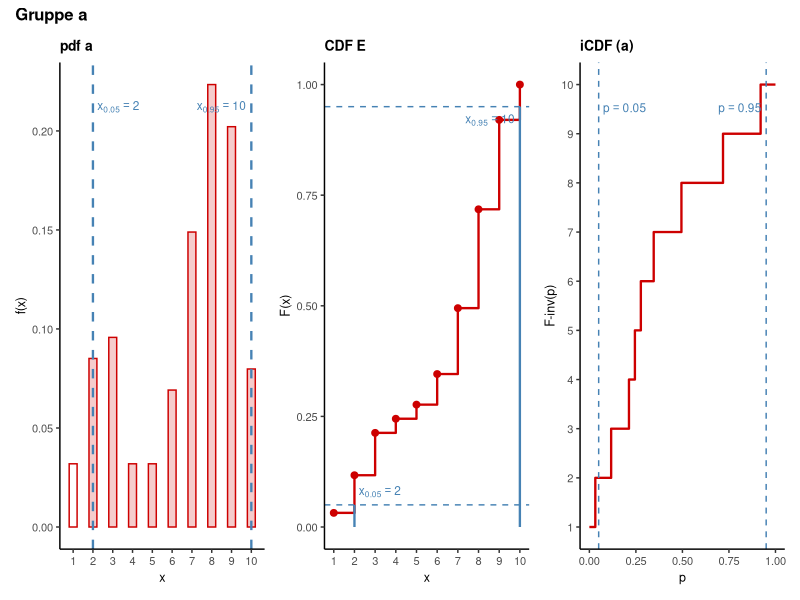
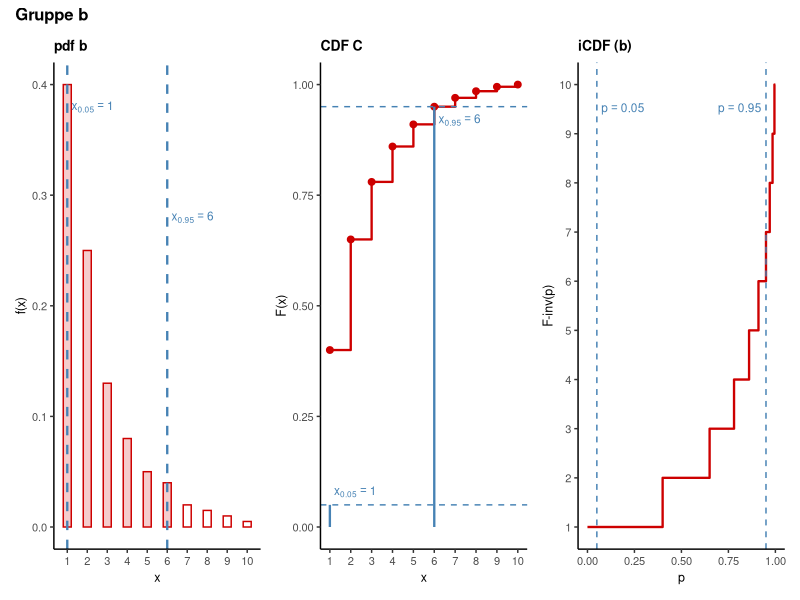
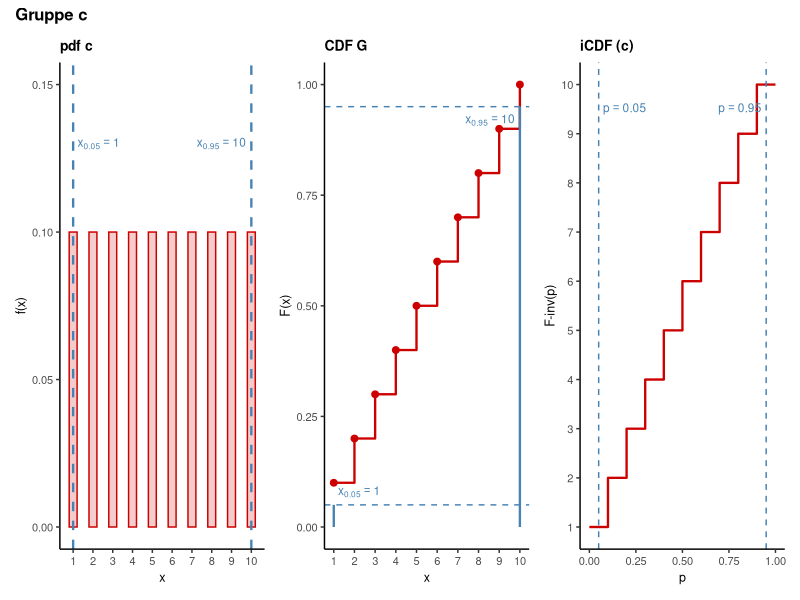
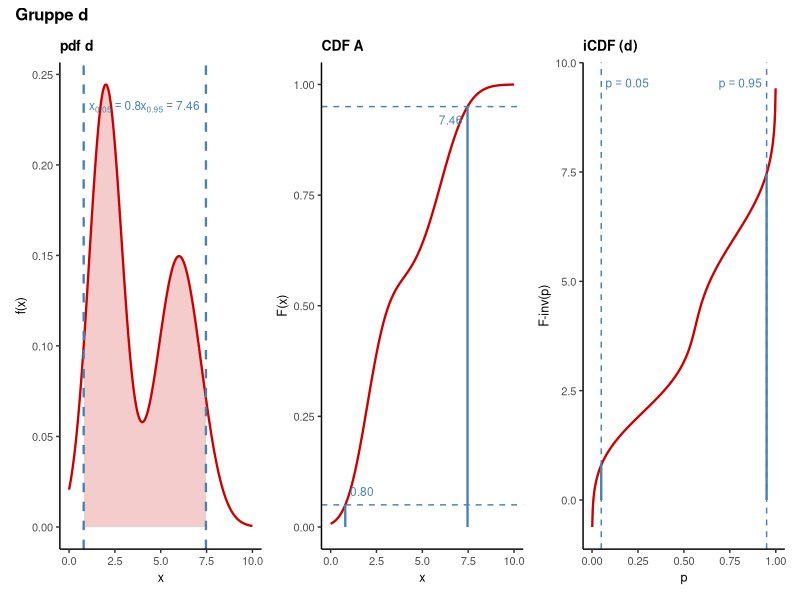
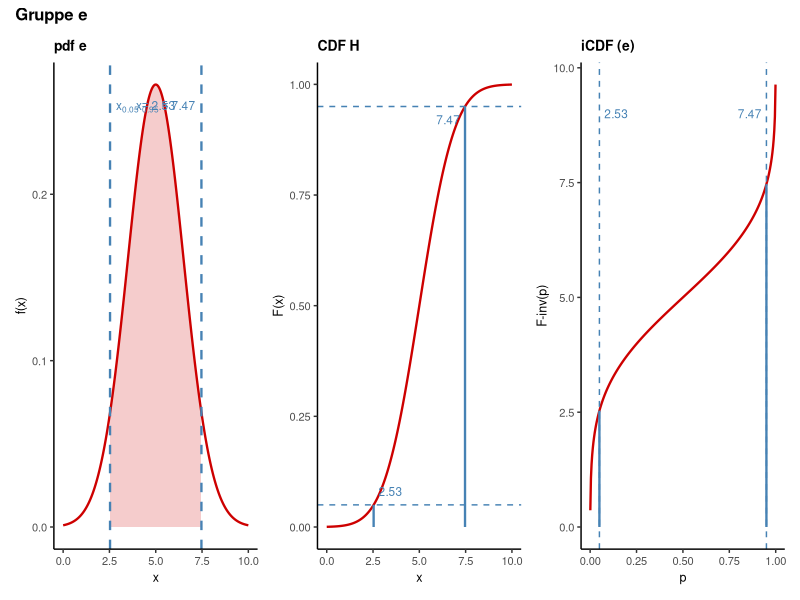
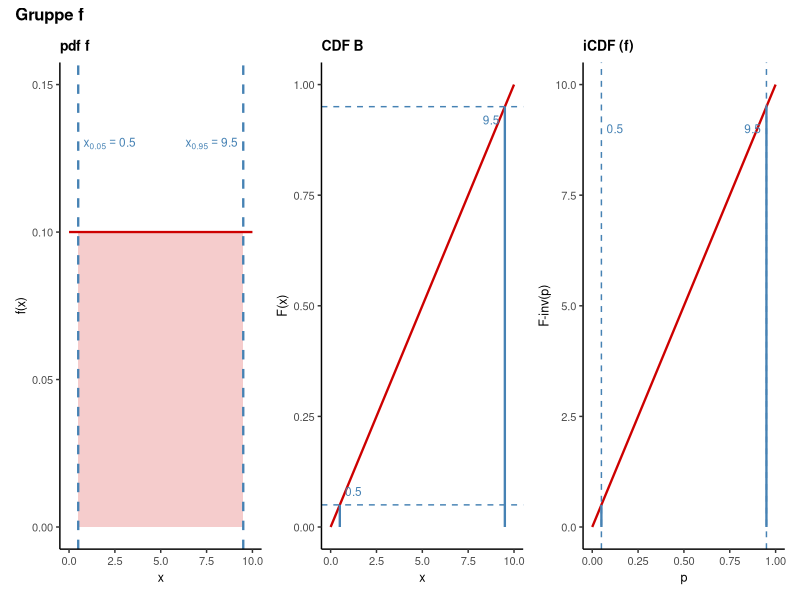
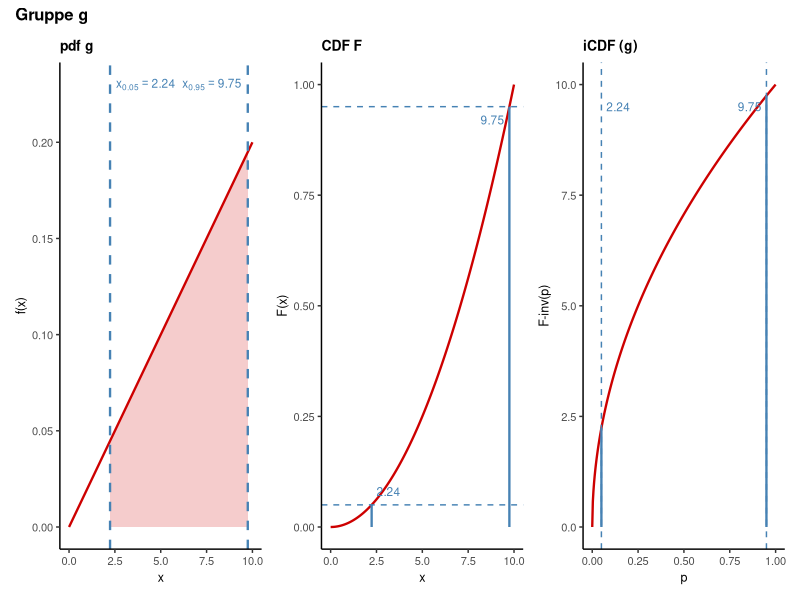
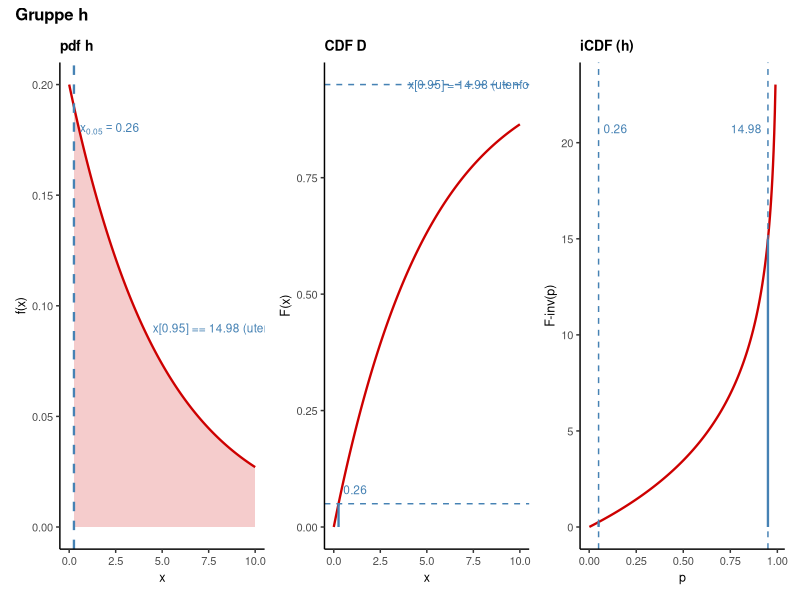

Recreate these plots in R, in order.
# ============================================================
# Oppgave 3g -- Symmetrisk 90% intervallestimat
# Genererer pdf, CDF og iCDF for alle 8 grupper
# med markerte 5. og 95. prosentiler
# ============================================================


install.packages(c("ggplot2", "patchwork", "scales"))

library(ggplot2)
library(patchwork)

col_curve <- "red3"
col_shade <- scales::alpha("red3", 0.2)
col_mark  <- "steelblue"

theme_oblig <- theme_classic() +
  theme(
    axis.title = element_text(size = 9),
    axis.text  = element_text(size = 8),
    plot.title = element_text(size = 10, face = "bold")
  )

# Hjelpefunksjon for segmenter (unngaar advarsler fra geom_segment med aes)
seg <- function(x1, y1, x2, y2, ...) {
  annotate("segment", x = x1, xend = x2, y = y1, yend = y2, ...)
}

# Lagringsfunksjon med feilhåndtering
lagre_gruppe <- function(navn, pdf_plot, cdf_plot, icdf_plot) {
  tryCatch({
    kombinert <- pdf_plot + cdf_plot + icdf_plot +
      plot_annotation(
        title = paste("Gruppe", navn),
        theme = theme(plot.title = element_text(size = 12, face = "bold"))
      )
    ggsave(paste0("gruppe_", navn, ".png"), kombinert,
           width = 12, height = 4, dpi = 150)
    message("OK: gruppe_", navn, ".png lagret")
  }, error = function(e) {
    message("FEIL gruppe ", navn, ": ", conditionMessage(e))
  })
}

# x-vektor for kontinuerlige fordelinger (brukes av d, e, f, g, h)
x_kont <- seq(0, 10, length.out = 500)

# ============================================================
# GRUPPE a -- Diskret, ujevn
# ============================================================
tryCatch({
  vals_a <- 1:10
  prob_a <- c(0.03, 0.08, 0.09, 0.03, 0.03, 0.065, 0.14, 0.21, 0.19, 0.075)
  prob_a <- prob_a / sum(prob_a)
  cdf_a  <- cumsum(prob_a)
  p05_a  <- min(vals_a[cdf_a >= 0.05])
  p95_a  <- min(vals_a[cdf_a >= 0.95])
  df_a   <- data.frame(x = vals_a, f = prob_a, F = cdf_a)
  
  pdf_a <- ggplot(df_a, aes(x, f)) +
    geom_bar(stat = "identity",
             fill  = ifelse(vals_a >= p05_a & vals_a <= p95_a, col_shade, "white"),
             color = col_curve, width = 0.4) +
    geom_vline(xintercept = c(p05_a, p95_a), color = col_mark,
               linetype = "dashed", linewidth = 0.8) +
    annotate("text", x = p05_a, y = max(prob_a) * 0.95,
             label = paste0("x[0.05]==", p05_a), parse = TRUE,
             hjust = -0.1, size = 3, color = col_mark) +
    annotate("text", x = p95_a, y = max(prob_a) * 0.95,
             label = paste0("x[0.95]==", p95_a), parse = TRUE,
             hjust = 1.1, size = 3, color = col_mark) +
    scale_x_continuous(breaks = 1:10) +
    labs(title = "pdf a", x = "x", y = "f(x)") + theme_oblig
  
  cdf_a_plot <- ggplot(df_a, aes(x, F)) +
    geom_step(color = col_curve, linewidth = 0.8) +
    geom_point(color = col_curve, size = 2) +
    geom_hline(yintercept = c(0.05, 0.95), color = col_mark, linetype = "dashed") +
    seg(p05_a, 0, p05_a, 0.05, color = col_mark, linewidth = 0.8) +
    seg(p95_a, 0, p95_a, 0.95, color = col_mark, linewidth = 0.8) +
    annotate("text", x = p05_a, y = 0.08,
             label = paste0("x[0.05]==", p05_a), parse = TRUE,
             hjust = -0.1, size = 3, color = col_mark) +
    annotate("text", x = p95_a, y = 0.92,
             label = paste0("x[0.95]==", p95_a), parse = TRUE,
             hjust = 1.1, size = 3, color = col_mark) +
    scale_x_continuous(breaks = 1:10) +
    labs(title = "CDF E", x = "x", y = "F(x)") + theme_oblig
  
  icdf_a_df <- data.frame(p = c(0, cdf_a), x = c(vals_a[1], vals_a))
  icdf_a_plot <- ggplot(icdf_a_df, aes(p, x)) +
    geom_step(color = col_curve, linewidth = 0.8, direction = "vh") +
    geom_vline(xintercept = c(0.05, 0.95), color = col_mark, linetype = "dashed") +
    annotate("text", x = 0.05, y = 9.5, label = "p==0.05", parse = TRUE,
             hjust = -0.1, size = 3, color = col_mark) +
    annotate("text", x = 0.95, y = 9.5, label = "p==0.95", parse = TRUE,
             hjust = 1.1, size = 3, color = col_mark) +
    scale_y_continuous(breaks = 1:10) +
    labs(title = "iCDF (a)", x = "p", y = "F-inv(p)") + theme_oblig
  
  lagre_gruppe("a", pdf_a, cdf_a_plot, icdf_a_plot)
}, error = function(e) message("FEIL gruppe a: ", e$message))

# ============================================================
# GRUPPE b -- Diskret, synkende
# ============================================================
tryCatch({
  vals_b <- 1:10
  prob_b <- c(0.40, 0.25, 0.13, 0.08, 0.05, 0.04, 0.02, 0.015, 0.01, 0.005)
  prob_b <- prob_b / sum(prob_b)
  cdf_b  <- cumsum(prob_b)
  p05_b  <- min(vals_b[cdf_b >= 0.05])
  p95_b  <- min(vals_b[cdf_b >= 0.95])
  df_b   <- data.frame(x = vals_b, f = prob_b, F = cdf_b)
  
  pdf_b <- ggplot(df_b, aes(x, f)) +
    geom_bar(stat = "identity",
             fill  = ifelse(vals_b >= p05_b & vals_b <= p95_b, col_shade, "white"),
             color = col_curve, width = 0.4) +
    geom_vline(xintercept = c(p05_b, p95_b), color = col_mark,
               linetype = "dashed", linewidth = 0.8) +
    annotate("text", x = p05_b, y = max(prob_b) * 0.95,
             label = paste0("x[0.05]==", p05_b), parse = TRUE,
             hjust = -0.1, size = 3, color = col_mark) +
    annotate("text", x = p95_b, y = max(prob_b) * 0.70,
             label = paste0("x[0.95]==", p95_b), parse = TRUE,
             hjust = -0.1, size = 3, color = col_mark) +
    scale_x_continuous(breaks = 1:10) +
    labs(title = "pdf b", x = "x", y = "f(x)") + theme_oblig
  
  cdf_b_plot <- ggplot(df_b, aes(x, F)) +
    geom_step(color = col_curve, linewidth = 0.8) +
    geom_point(color = col_curve, size = 2) +
    geom_hline(yintercept = c(0.05, 0.95), color = col_mark, linetype = "dashed") +
    seg(p05_b, 0, p05_b, 0.05, color = col_mark, linewidth = 0.8) +
    seg(p95_b, 0, p95_b, 0.95, color = col_mark, linewidth = 0.8) +
    annotate("text", x = p05_b, y = 0.08,
             label = paste0("x[0.05]==", p05_b), parse = TRUE,
             hjust = -0.1, size = 3, color = col_mark) +
    annotate("text", x = p95_b, y = 0.92,
             label = paste0("x[0.95]==", p95_b), parse = TRUE,
             hjust = -0.1, size = 3, color = col_mark) +
    scale_x_continuous(breaks = 1:10) +
    labs(title = "CDF C", x = "x", y = "F(x)") + theme_oblig
  
  icdf_b_df <- data.frame(p = c(0, cdf_b), x = c(vals_b[1], vals_b))
  icdf_b_plot <- ggplot(icdf_b_df, aes(p, x)) +
    geom_step(color = col_curve, linewidth = 0.8, direction = "vh") +
    geom_vline(xintercept = c(0.05, 0.95), color = col_mark, linetype = "dashed") +
    annotate("text", x = 0.05, y = 9.5, label = "p==0.05", parse = TRUE,
             hjust = -0.1, size = 3, color = col_mark) +
    annotate("text", x = 0.95, y = 9.5, label = "p==0.95", parse = TRUE,
             hjust = 1.1, size = 3, color = col_mark) +
    scale_y_continuous(breaks = 1:10) +
    labs(title = "iCDF (b)", x = "p", y = "F-inv(p)") + theme_oblig
  
  lagre_gruppe("b", pdf_b, cdf_b_plot, icdf_b_plot)
}, error = function(e) message("FEIL gruppe b: ", e$message))

# ============================================================
# GRUPPE c -- Diskret, uniform
# ============================================================
tryCatch({
  vals_c <- 1:10
  prob_c <- rep(0.1, 10)
  cdf_c  <- cumsum(prob_c)
  p05_c  <- min(vals_c[cdf_c >= 0.05])
  p95_c  <- min(vals_c[cdf_c >= 0.95])
  df_c   <- data.frame(x = vals_c, f = prob_c, F = cdf_c)
  
  pdf_c <- ggplot(df_c, aes(x, f)) +
    geom_bar(stat = "identity", fill = col_shade, color = col_curve, width = 0.4) +
    geom_vline(xintercept = c(p05_c, p95_c), color = col_mark,
               linetype = "dashed", linewidth = 0.8) +
    annotate("text", x = p05_c, y = 0.13,
             label = paste0("x[0.05]==", p05_c), parse = TRUE,
             hjust = -0.1, size = 3, color = col_mark) +
    annotate("text", x = p95_c, y = 0.13,
             label = paste0("x[0.95]==", p95_c), parse = TRUE,
             hjust = 1.1, size = 3, color = col_mark) +
    scale_x_continuous(breaks = 1:10) + ylim(0, 0.15) +
    labs(title = "pdf c", x = "x", y = "f(x)") + theme_oblig
  
  cdf_c_plot <- ggplot(df_c, aes(x, F)) +
    geom_step(color = col_curve, linewidth = 0.8) +
    geom_point(color = col_curve, size = 2) +
    geom_hline(yintercept = c(0.05, 0.95), color = col_mark, linetype = "dashed") +
    seg(p05_c, 0, p05_c, 0.05, color = col_mark, linewidth = 0.8) +
    seg(p95_c, 0, p95_c, 0.95, color = col_mark, linewidth = 0.8) +
    annotate("text", x = p05_c, y = 0.08,
             label = paste0("x[0.05]==", p05_c), parse = TRUE,
             hjust = -0.1, size = 3, color = col_mark) +
    annotate("text", x = p95_c, y = 0.92,
             label = paste0("x[0.95]==", p95_c), parse = TRUE,
             hjust = 1.1, size = 3, color = col_mark) +
    scale_x_continuous(breaks = 1:10) +
    labs(title = "CDF G", x = "x", y = "F(x)") + theme_oblig
  
  icdf_c_df <- data.frame(p = c(0, cdf_c), x = c(vals_c[1], vals_c))
  icdf_c_plot <- ggplot(icdf_c_df, aes(p, x)) +
    geom_step(color = col_curve, linewidth = 0.8, direction = "vh") +
    geom_vline(xintercept = c(0.05, 0.95), color = col_mark, linetype = "dashed") +
    annotate("text", x = 0.05, y = 9.5, label = "p==0.05", parse = TRUE,
             hjust = -0.1, size = 3, color = col_mark) +
    annotate("text", x = 0.95, y = 9.5, label = "p==0.95", parse = TRUE,
             hjust = 1.1, size = 3, color = col_mark) +
    scale_y_continuous(breaks = 1:10) +
    labs(title = "iCDF (c)", x = "p", y = "F-inv(p)") + theme_oblig
  
  lagre_gruppe("c", pdf_c, cdf_c_plot, icdf_c_plot)
}, error = function(e) message("FEIL gruppe c: ", e$message))

# ============================================================
# GRUPPE d -- Kontinuerlig, bimodal
# ============================================================
tryCatch({
  pdf_d_fun <- function(x) 0.55 * dnorm(x, 2, 0.9) + 0.45 * dnorm(x, 6, 1.2)
  cdf_d_fun <- function(x) 0.55 * pnorm(x, 2, 0.9) + 0.45 * pnorm(x, 6, 1.2)
  
  p05_d <- uniroot(function(x) cdf_d_fun(x) - 0.05, c(-5, 15))$root
  p95_d <- uniroot(function(x) cdf_d_fun(x) - 0.95, c(-5, 15))$root
  df_d  <- data.frame(x = x_kont, f = pdf_d_fun(x_kont), F = cdf_d_fun(x_kont))
  
  # iCDF via approxfun (unngaar uniroot-feil)
  x_vid     <- seq(-3, 13, length.out = 3000)
  icdf_d_fn <- approxfun(cdf_d_fun(x_vid), x_vid, rule = 2)
  p_seq_d   <- seq(0.001, 0.999, length.out = 400)
  df_icdf_d <- data.frame(p = p_seq_d, x = icdf_d_fn(p_seq_d))
  
  pdf_d <- ggplot(df_d, aes(x, f)) +
    geom_area(data = subset(df_d, x >= p05_d & x <= p95_d), fill = col_shade) +
    geom_line(color = col_curve, linewidth = 0.8) +
    geom_vline(xintercept = c(p05_d, p95_d), color = col_mark,
               linetype = "dashed", linewidth = 0.8) +
    annotate("text", x = p05_d, y = max(df_d$f) * 0.95,
             label = sprintf("x[0.05]==%.2f", p05_d), parse = TRUE,
             hjust = -0.1, size = 3, color = col_mark) +
    annotate("text", x = p95_d, y = max(df_d$f) * 0.95,
             label = sprintf("x[0.95]==%.2f", p95_d), parse = TRUE,
             hjust = 1.1, size = 3, color = col_mark) +
    labs(title = "pdf d", x = "x", y = "f(x)") + theme_oblig
  
  cdf_d_plot <- ggplot(df_d, aes(x, F)) +
    geom_line(color = col_curve, linewidth = 0.8) +
    geom_hline(yintercept = c(0.05, 0.95), color = col_mark, linetype = "dashed") +
    seg(p05_d, 0, p05_d, 0.05, color = col_mark, linewidth = 0.8) +
    seg(p95_d, 0, p95_d, 0.95, color = col_mark, linewidth = 0.8) +
    annotate("text", x = p05_d, y = 0.08,
             label = sprintf("%.2f", p05_d), hjust = -0.2, size = 3, color = col_mark) +
    annotate("text", x = p95_d, y = 0.92,
             label = sprintf("%.2f", p95_d), hjust = 1.2, size = 3, color = col_mark) +
    labs(title = "CDF A", x = "x", y = "F(x)") + theme_oblig
  
  icdf_d_plot <- ggplot(df_icdf_d, aes(p, x)) +
    geom_line(color = col_curve, linewidth = 0.8) +
    geom_vline(xintercept = c(0.05, 0.95), color = col_mark, linetype = "dashed") +
    seg(0.05, 0, 0.05, p05_d, color = col_mark, linewidth = 0.8) +
    seg(0.95, 0, 0.95, p95_d, color = col_mark, linewidth = 0.8) +
    annotate("text", x = 0.05, y = 9.5, label = "p==0.05", parse = TRUE,
             hjust = -0.1, size = 3, color = col_mark) +
    annotate("text", x = 0.95, y = 9.5, label = "p==0.95", parse = TRUE,
             hjust = 1.1, size = 3, color = col_mark) +
    labs(title = "iCDF (d)", x = "p", y = "F-inv(p)") + theme_oblig
  
  lagre_gruppe("d", pdf_d, cdf_d_plot, icdf_d_plot)
}, error = function(e) message("FEIL gruppe d: ", e$message))

# ============================================================
# GRUPPE e -- Normal(5, 1.5)
# ============================================================
tryCatch({
  mu_e <- 5; sigma_e <- 1.5
  p05_e <- qnorm(0.05, mu_e, sigma_e)
  p95_e <- qnorm(0.95, mu_e, sigma_e)
  df_e  <- data.frame(x = x_kont,
                      f = dnorm(x_kont, mu_e, sigma_e),
                      F = pnorm(x_kont, mu_e, sigma_e))
  p_seq_e   <- seq(0.001, 0.999, length.out = 300)
  df_icdf_e <- data.frame(p = p_seq_e, x = qnorm(p_seq_e, mu_e, sigma_e))
  
  pdf_e <- ggplot(df_e, aes(x, f)) +
    geom_area(data = subset(df_e, x >= p05_e & x <= p95_e), fill = col_shade) +
    geom_line(color = col_curve, linewidth = 0.8) +
    geom_vline(xintercept = c(p05_e, p95_e), color = col_mark,
               linetype = "dashed", linewidth = 0.8) +
    annotate("text", x = p05_e, y = max(df_e$f) * 0.95,
             label = sprintf("x[0.05]==%.2f", p05_e), parse = TRUE,
             hjust = -0.1, size = 3, color = col_mark) +
    annotate("text", x = p95_e, y = max(df_e$f) * 0.95,
             label = sprintf("x[0.95]==%.2f", p95_e), parse = TRUE,
             hjust = 1.1, size = 3, color = col_mark) +
    labs(title = "pdf e", x = "x", y = "f(x)") + theme_oblig
  
  cdf_e_plot <- ggplot(df_e, aes(x, F)) +
    geom_line(color = col_curve, linewidth = 0.8) +
    geom_hline(yintercept = c(0.05, 0.95), color = col_mark, linetype = "dashed") +
    seg(p05_e, 0, p05_e, 0.05, color = col_mark, linewidth = 0.8) +
    seg(p95_e, 0, p95_e, 0.95, color = col_mark, linewidth = 0.8) +
    annotate("text", x = p05_e, y = 0.08,
             label = sprintf("%.2f", p05_e), hjust = -0.2, size = 3, color = col_mark) +
    annotate("text", x = p95_e, y = 0.92,
             label = sprintf("%.2f", p95_e), hjust = 1.2, size = 3, color = col_mark) +
    labs(title = "CDF H", x = "x", y = "F(x)") + theme_oblig
  
  icdf_e_plot <- ggplot(df_icdf_e, aes(p, x)) +
    geom_line(color = col_curve, linewidth = 0.8) +
    geom_vline(xintercept = c(0.05, 0.95), color = col_mark, linetype = "dashed") +
    seg(0.05, 0, 0.05, p05_e, color = col_mark, linewidth = 0.8) +
    seg(0.95, 0, 0.95, p95_e, color = col_mark, linewidth = 0.8) +
    annotate("text", x = 0.05, y = 9,
             label = sprintf("%.2f", p05_e), hjust = -0.2, size = 3, color = col_mark) +
    annotate("text", x = 0.95, y = 9,
             label = sprintf("%.2f", p95_e), hjust = 1.2, size = 3, color = col_mark) +
    labs(title = "iCDF (e)", x = "p", y = "F-inv(p)") + theme_oblig
  
  lagre_gruppe("e", pdf_e, cdf_e_plot, icdf_e_plot)
}, error = function(e) message("FEIL gruppe e: ", e$message))

# ============================================================
# GRUPPE f -- Uniform(0, 10)
# ============================================================
tryCatch({
  p05_f <- qunif(0.05, 0, 10)
  p95_f <- qunif(0.95, 0, 10)
  df_f  <- data.frame(x = x_kont,
                      f = dunif(x_kont, 0, 10),
                      F = punif(x_kont, 0, 10))
  p_seq_f   <- seq(0, 1, length.out = 300)
  df_icdf_f <- data.frame(p = p_seq_f, x = qunif(p_seq_f, 0, 10))
  
  pdf_f <- ggplot(df_f, aes(x, f)) +
    geom_area(data = subset(df_f, x >= p05_f & x <= p95_f), fill = col_shade) +
    geom_line(color = col_curve, linewidth = 0.8) +
    geom_vline(xintercept = c(p05_f, p95_f), color = col_mark,
               linetype = "dashed", linewidth = 0.8) +
    annotate("text", x = p05_f, y = 0.13,
             label = sprintf("x[0.05]==%.1f", p05_f), parse = TRUE,
             hjust = -0.1, size = 3, color = col_mark) +
    annotate("text", x = p95_f, y = 0.13,
             label = sprintf("x[0.95]==%.1f", p95_f), parse = TRUE,
             hjust = 1.1, size = 3, color = col_mark) +
    ylim(0, 0.15) +
    labs(title = "pdf f", x = "x", y = "f(x)") + theme_oblig
  
  cdf_f_plot <- ggplot(df_f, aes(x, F)) +
    geom_line(color = col_curve, linewidth = 0.8) +
    geom_hline(yintercept = c(0.05, 0.95), color = col_mark, linetype = "dashed") +
    seg(p05_f, 0, p05_f, 0.05, color = col_mark, linewidth = 0.8) +
    seg(p95_f, 0, p95_f, 0.95, color = col_mark, linewidth = 0.8) +
    annotate("text", x = p05_f, y = 0.08,
             label = sprintf("%.1f", p05_f), hjust = -0.3, size = 3, color = col_mark) +
    annotate("text", x = p95_f, y = 0.92,
             label = sprintf("%.1f", p95_f), hjust = 1.3, size = 3, color = col_mark) +
    labs(title = "CDF B", x = "x", y = "F(x)") + theme_oblig
  
  icdf_f_plot <- ggplot(df_icdf_f, aes(p, x)) +
    geom_line(color = col_curve, linewidth = 0.8) +
    geom_vline(xintercept = c(0.05, 0.95), color = col_mark, linetype = "dashed") +
    seg(0.05, 0, 0.05, p05_f, color = col_mark, linewidth = 0.8) +
    seg(0.95, 0, 0.95, p95_f, color = col_mark, linewidth = 0.8) +
    annotate("text", x = 0.05, y = 9,
             label = sprintf("%.1f", p05_f), hjust = -0.3, size = 3, color = col_mark) +
    annotate("text", x = 0.95, y = 9,
             label = sprintf("%.1f", p95_f), hjust = 1.3, size = 3, color = col_mark) +
    labs(title = "iCDF (f)", x = "p", y = "F-inv(p)") + theme_oblig
  
  lagre_gruppe("f", pdf_f, cdf_f_plot, icdf_f_plot)
}, error = function(e) message("FEIL gruppe f: ", e$message))

# ============================================================
# GRUPPE g -- Triangel(0, 10). F(x) = x^2/100
# ============================================================
tryCatch({
  p05_g   <- 10 * sqrt(0.05)
  p95_g   <- 10 * sqrt(0.95)
  pdf_g_f <- function(x) ifelse(x >= 0 & x <= 10, x / 50, 0)
  cdf_g_f <- function(x) ifelse(x < 0, 0, ifelse(x > 10, 1, x^2 / 100))
  df_g    <- data.frame(x = x_kont, f = pdf_g_f(x_kont), F = cdf_g_f(x_kont))
  
  p_seq_g   <- seq(0, 1, length.out = 300)
  df_icdf_g <- data.frame(p = p_seq_g, x = 10 * sqrt(p_seq_g))
  
  pdf_g <- ggplot(df_g, aes(x, f)) +
    geom_area(data = subset(df_g, x >= p05_g & x <= p95_g), fill = col_shade) +
    geom_line(color = col_curve, linewidth = 0.8) +
    geom_vline(xintercept = c(p05_g, p95_g), color = col_mark,
               linetype = "dashed", linewidth = 0.8) +
    annotate("text", x = p05_g, y = 0.23,
             label = sprintf("x[0.05]==%.2f", p05_g), parse = TRUE,
             hjust = -0.1, size = 3, color = col_mark) +
    annotate("text", x = p95_g, y = 0.23,
             label = sprintf("x[0.95]==%.2f", p95_g), parse = TRUE,
             hjust = 1.1, size = 3, color = col_mark) +
    labs(title = "pdf g", x = "x", y = "f(x)") + theme_oblig
  
  cdf_g_plot <- ggplot(df_g, aes(x, F)) +
    geom_line(color = col_curve, linewidth = 0.8) +
    geom_hline(yintercept = c(0.05, 0.95), color = col_mark, linetype = "dashed") +
    seg(p05_g, 0, p05_g, 0.05, color = col_mark, linewidth = 0.8) +
    seg(p95_g, 0, p95_g, 0.95, color = col_mark, linewidth = 0.8) +
    annotate("text", x = p05_g, y = 0.08,
             label = sprintf("%.2f", p05_g), hjust = -0.2, size = 3, color = col_mark) +
    annotate("text", x = p95_g, y = 0.92,
             label = sprintf("%.2f", p95_g), hjust = 1.2, size = 3, color = col_mark) +
    labs(title = "CDF F", x = "x", y = "F(x)") + theme_oblig
  
  icdf_g_plot <- ggplot(df_icdf_g, aes(p, x)) +
    geom_line(color = col_curve, linewidth = 0.8) +
    geom_vline(xintercept = c(0.05, 0.95), color = col_mark, linetype = "dashed") +
    seg(0.05, 0, 0.05, p05_g, color = col_mark, linewidth = 0.8) +
    seg(0.95, 0, 0.95, p95_g, color = col_mark, linewidth = 0.8) +
    annotate("text", x = 0.05, y = 9.5,
             label = sprintf("%.2f", p05_g), hjust = -0.2, size = 3, color = col_mark) +
    annotate("text", x = 0.95, y = 9.5,
             label = sprintf("%.2f", p95_g), hjust = 1.2, size = 3, color = col_mark) +
    labs(title = "iCDF (g)", x = "p", y = "F-inv(p)") + theme_oblig
  
  lagre_gruppe("g", pdf_g, cdf_g_plot, icdf_g_plot)
}, error = function(e) message("FEIL gruppe g: ", e$message))

# ============================================================
# GRUPPE h -- Eksponensiell(rate=0.2)
# 95. prosentil er ~15, utenfor x-aksen [0,10]
# ============================================================
tryCatch({
  rate_h <- 0.2
  p05_h  <- qexp(0.05, rate_h)
  p95_h  <- qexp(0.95, rate_h)
  df_h   <- data.frame(x = x_kont,
                       f = dexp(x_kont, rate_h),
                       F = pexp(x_kont, rate_h))
  p_seq_h   <- seq(0.001, 0.99, length.out = 300)
  df_icdf_h <- data.frame(p = p_seq_h, x = qexp(p_seq_h, rate_h))
  
  pdf_h <- ggplot(df_h, aes(x, f)) +
    geom_area(data = subset(df_h, x >= p05_h), fill = col_shade) +
    geom_line(color = col_curve, linewidth = 0.8) +
    geom_vline(xintercept = p05_h, color = col_mark,
               linetype = "dashed", linewidth = 0.8) +
    annotate("text", x = p05_h, y = max(df_h$f) * 0.9,
             label = sprintf("x[0.05]==%.2f", p05_h), parse = TRUE,
             hjust = -0.1, size = 3, color = col_mark) +
    annotate("text", x = 4.5, y = max(df_h$f) * 0.45,
             label = "x[0.95] == 14.98 (utenfor)", parse = FALSE,
             hjust = 0, size = 3, color = col_mark) +
    labs(title = "pdf h", x = "x", y = "f(x)") + theme_oblig
  
  cdf_h_plot <- ggplot(df_h, aes(x, F)) +
    geom_line(color = col_curve, linewidth = 0.8) +
    geom_hline(yintercept = c(0.05, 0.95), color = col_mark, linetype = "dashed") +
    seg(p05_h, 0, p05_h, 0.05, color = col_mark, linewidth = 0.8) +
    annotate("text", x = p05_h, y = 0.08,
             label = sprintf("%.2f", p05_h), hjust = -0.2, size = 3, color = col_mark) +
    annotate("text", x = 4, y = 0.95,
             label = "x[0.95] = 14.98 (utenfor)", parse = FALSE,
             hjust = 0, size = 3, color = col_mark) +
    labs(title = "CDF D", x = "x", y = "F(x)") + theme_oblig
  
  icdf_h_plot <- ggplot(df_icdf_h, aes(p, x)) +
    geom_line(color = col_curve, linewidth = 0.8) +
    geom_vline(xintercept = c(0.05, 0.95), color = col_mark, linetype = "dashed") +
    seg(0.05, 0, 0.05, p05_h, color = col_mark, linewidth = 0.8) +
    seg(0.95, 0, 0.95, p95_h, color = col_mark, linewidth = 0.8) +
    annotate("text", x = 0.05, y = max(df_icdf_h$x) * 0.9,
             label = sprintf("%.2f", p05_h), hjust = -0.2, size = 3, color = col_mark) +
    annotate("text", x = 0.95, y = max(df_icdf_h$x) * 0.9,
             label = sprintf("%.2f", p95_h), hjust = 1.2, size = 3, color = col_mark) +
    labs(title = "iCDF (h)", x = "p", y = "F-inv(p)") + theme_oblig
  
  lagre_gruppe("h", pdf_h, cdf_h_plot, icdf_h_plot)
}, error = function(e) message("FEIL gruppe h: ", e$message))

message("\nFerdig! Sjekk konsollen for eventuelle feilmeldinger.")
